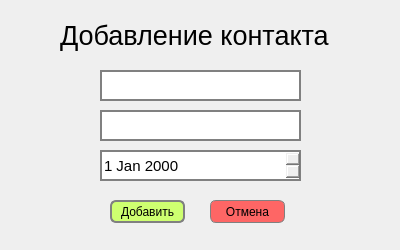
<?xml version="1.0" encoding="UTF-8"?>
<ui version="4.0">
 <class>Dialog</class>
 <widget class="QDialog" name="Dialog">
  <property name="geometry">
   <rect>
    <x>0</x>
    <y>0</y>
    <width>400</width>
    <height>250</height>
   </rect>
  </property>
  <property name="minimumSize">
   <size>
    <width>400</width>
    <height>250</height>
   </size>
  </property>
  <property name="maximumSize">
   <size>
    <width>400</width>
    <height>250</height>
   </size>
  </property>
  <property name="sizeIncrement">
   <size>
    <width>400</width>
    <height>250</height>
   </size>
  </property>
  <property name="baseSize">
   <size>
    <width>400</width>
    <height>250</height>
   </size>
  </property>
  <property name="windowTitle">
   <string>Dialog</string>
  </property>
  <widget class="QLabel" name="label">
   <property name="geometry">
    <rect>
     <x>60</x>
     <y>20</y>
     <width>281</width>
     <height>31</height>
    </rect>
   </property>
   <property name="styleSheet">
    <string notr="true">font-size: 20pt;</string>
   </property>
   <property name="text">
    <string>Добавление контакта</string>
   </property>
  </widget>
  <widget class="QLineEdit" name="userName">
   <property name="geometry">
    <rect>
     <x>100</x>
     <y>70</y>
     <width>201</width>
     <height>31</height>
    </rect>
   </property>
   <property name="styleSheet">
    <string notr="true">border: 2px solid  gray;
font-size:11pt;
 </string>
   </property>
  </widget>
  <widget class="QLineEdit" name="phone">
   <property name="geometry">
    <rect>
     <x>100</x>
     <y>110</y>
     <width>201</width>
     <height>31</height>
    </rect>
   </property>
   <property name="styleSheet">
    <string notr="true">border: 2px solid  gray;
font-size:11pt;
 </string>
   </property>
  </widget>
  <widget class="QDateEdit" name="birth_date">
   <property name="geometry">
    <rect>
     <x>100</x>
     <y>150</y>
     <width>201</width>
     <height>31</height>
    </rect>
   </property>
   <property name="styleSheet">
    <string notr="true">border: 2px solid  gray;
font-size:11pt;
 </string>
   </property>
  </widget>
  <widget class="QPushButton" name="sendButton">
   <property name="geometry">
    <rect>
     <x>110</x>
     <y>200</y>
     <width>75</width>
     <height>23</height>
    </rect>
   </property>
   <property name="styleSheet">
    <string notr="true">border-radius: 6px;
background-color: #CEFF70;
border: 2px solid  gray;</string>
   </property>
   <property name="text">
    <string>Добавить</string>
   </property>
  </widget>
  <widget class="QPushButton" name="cancelButton">
   <property name="geometry">
    <rect>
     <x>210</x>
     <y>200</y>
     <width>75</width>
     <height>23</height>
    </rect>
   </property>
   <property name="styleSheet">
    <string notr="true">border-radius: 6px;
background-color:#FE6665;
border: 1px solid  gray;</string>
   </property>
   <property name="text">
    <string>Отмена</string>
   </property>
  </widget>
 </widget>
 <resources/>
 <connections/>
</ui>
